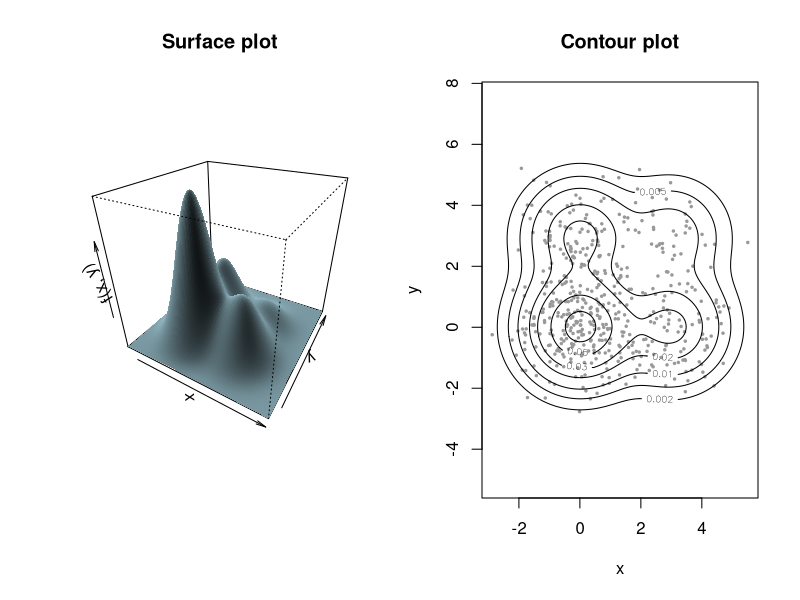

R code for this plot:
# Joint density of two iid normal mixtures 0.7 N(0, 1) + 0.3 N(3, 1): surface and contour plots.
p1 <- 0.7
mix <- function(t) p1 * dnorm(t, 0, 1) + (1 - p1) * dnorm(t, 3, 1)
f <- function(x, y) mix(x) * mix(y)       # X and Y are independent

grid <- seq(-3, 6, length.out = 121)
z <- outer(grid, grid, f)                 # density on the grid

set.seed(0)
n <- 500
xs <- ifelse(runif(n) < p1, 0, 3) + rnorm(n)
ys <- ifelse(runif(n) < p1, 0, 3) + rnorm(n)

op <- par(mfrow = c(1, 2))
persp(grid, grid, z, theta = 30, phi = 30, col = "lightblue", shade = 0.5, border = NA,
      xlab = "x", ylab = "y", zlab = "f(x, y)", main = "Surface plot")
plot(xs, ys, pch = 20, cex = 0.5, col = "grey60", asp = 1, xlab = "x", ylab = "y",
     main = "Contour plot")
contour(grid, grid, z, levels = c(0.002, 0.005, 0.01, 0.02, 0.03, 0.05, 0.07), add = TRUE)
par(op)
